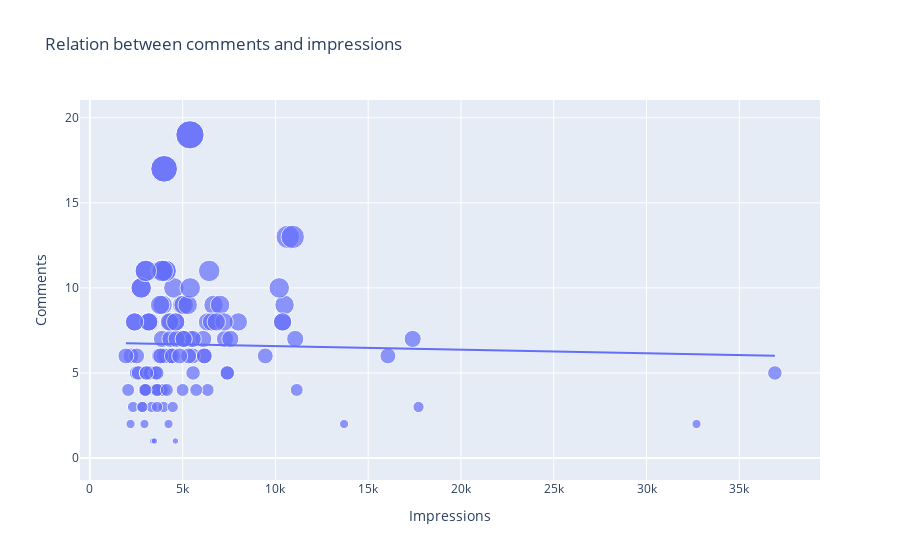

Write notebook code for a chart like this one.
### Code cell
figure = px.scatter(data_frame=data,x="Impressions",y="Comments",size="Comments",trendline="ols",title="Relation between comments and impressions")
figure.show()
